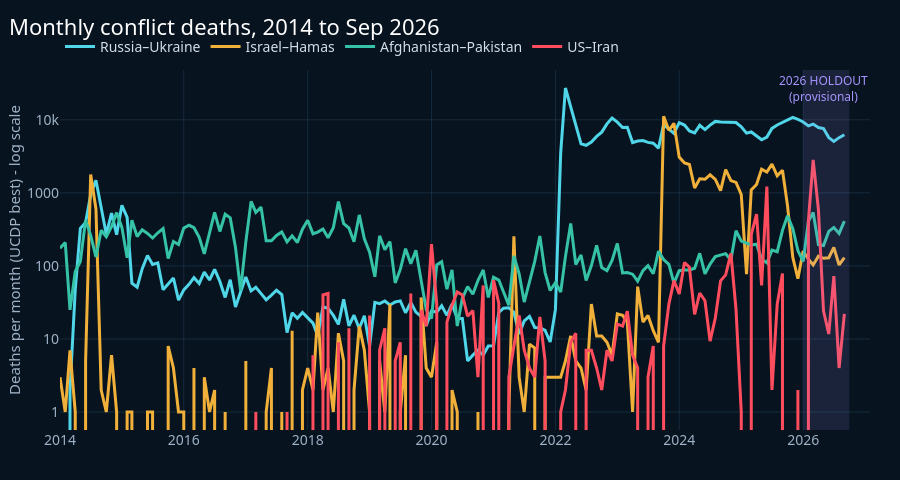

The code cell stored with this chart in its notebook:
### Markdown cell above
## 1. Intensity and tempo

### Code cell
viz.fig_monthly_deaths(cm)

### Figure 1 — Plotly figure (JSON) as saved in the notebook; plotly's stock layout.template omitted (floating-point values rounded to 4 significant figures; data arrays with more than 128 entries replaced by an {"elided": "..."} marker saying what was removed)
{"data": [{"hovertemplate": "%{x|%b %Y}: %{y:,.0f} deaths<extra>Russia–Ukraine</extra>", "line": {"color": "#4FD6E8", "width": 3}, "mode": "lines", "name": "Russia–Ukraine", "type": "scatter", "x": {"elided": "153 str values"}, "y": {"elided": "153 float values"}}, {"hovertemplate": "%{x|%b %Y}: %{y:,.0f} deaths<extra>Israel–Hamas</extra>", "line": {"color": "#F0B03A", "width": 3}, "mode": "lines", "name": "Israel–Hamas", "type": "scatter", "x": {"elided": "153 str values"}, "y": {"elided": "153 float values"}}, {"hovertemplate": "%{x|%b %Y}: %{y:,.0f} deaths<extra>Afghanistan–Pakistan</extra>", "line": {"color": "#35C2A6", "width": 3}, "mode": "lines", "name": "Afghanistan–Pakistan", "type": "scatter", "x": {"elided": "153 str values"}, "y": {"elided": "153 float values"}}, {"hovertemplate": "%{x|%b %Y}: %{y:,.0f} deaths<extra>US–Iran</extra>", "line": {"color": "#FF4D5E", "width": 3}, "mode": "lines", "name": "US–Iran", "type": "scatter", "x": {"elided": "153 str values"}, "y": {"elided": "153 float values"}}], "layout": {"annotations": [{"font": {"color": "#A794FF", "size": 12}, "showarrow": false, "text": "2026 HOLDOUT<br>(provisional)", "x": "2026-05-01", "y": 1.0, "yanchor": "top", "yref": "paper"}], "height": 480, "shapes": [{"fillcolor": "rgba(167,148,255,0.12)", "line": {"width": 0}, "type": "rect", "x0": "2026-01-01", "x1": "2026-09-30", "xref": "x", "y0": 0, "y1": 1, "yref": "y domain"}], "title": {"text": "Monthly conflict deaths, 2014 to Sep 2026"}, "yaxis": {"dtick": 1, "title": {"text": "Deaths per month (UCDP best) - log scale"}, "type": "log"}}}
